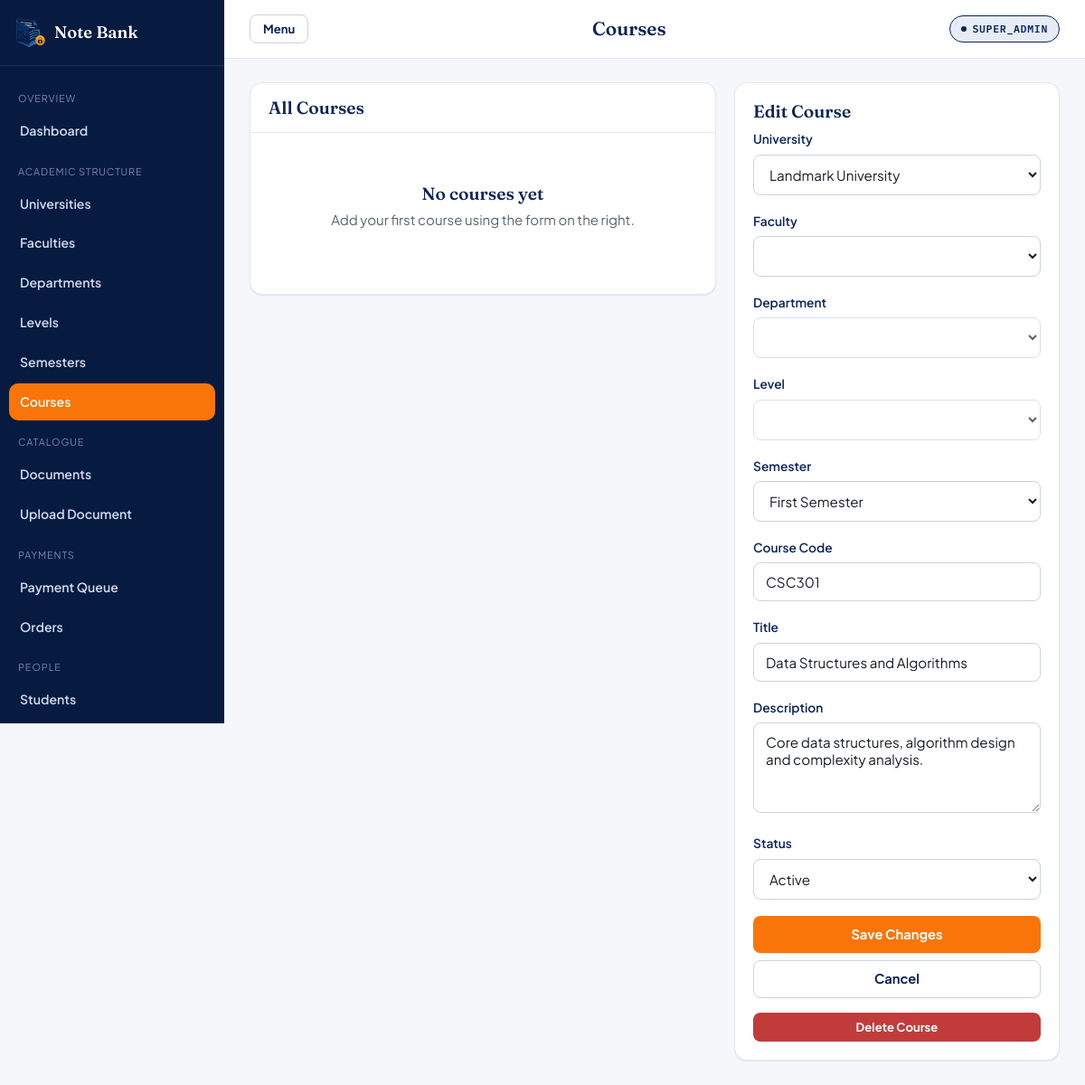
Screenshot of /admin/courses.php?edit=1 (signed in) with the database file from the repository.
### tables this page shows
CREATE TABLE IF NOT EXISTS courses (
    id              INT UNSIGNED AUTO_INCREMENT PRIMARY KEY,
    university_id   INT UNSIGNED    NOT NULL,
    department_id   INT UNSIGNED    NOT NULL,
    level_id        INT UNSIGNED    NOT NULL,
    semester_id     INT UNSIGNED    NOT NULL,
    code            VARCHAR(30)     NOT NULL,   
    title           VARCHAR(190)    NOT NULL,
    description     TEXT            NULL,
    status          ENUM('active','inactive') NOT NULL DEFAULT 'active',
    created_at      DATETIME        NOT NULL DEFAULT CURRENT_TIMESTAMP,
    updated_at      DATETIME        NOT NULL DEFAULT CURRENT_TIMESTAMP ON UPDATE CURRENT_TIMESTAMP,
    UNIQUE KEY uq_courses_scope_code (university_id, department_id, code),
    KEY idx_courses_department (department_id),
    KEY idx_courses_level (level_id),
    KEY idx_courses_semester (semester_id),
    CONSTRAINT fk_courses_university FOREIGN KEY (university_id) REFERENCES universities(id) ON DELETE RESTRICT ON UPDATE CASCADE,
    CONSTRAINT fk_courses_department FOREIGN KEY (department_id) REFERENCES departments(id) ON DELETE RESTRICT ON UPDATE CASCADE,
    CONSTRAINT fk_courses_level FOREIGN KEY (level_id) REFERENCES levels(id) ON DELETE RESTRICT ON UPDATE CASCADE,
    CONSTRAINT fk_courses_semester FOREIGN KEY (semester_id) REFERENCES semesters(id) ON DELETE RESTRICT ON UPDATE CASCADE
);

CREATE TABLE IF NOT EXISTS universities (
    id          INT UNSIGNED AUTO_INCREMENT PRIMARY KEY,
    name        VARCHAR(190)    NOT NULL,
    code        VARCHAR(20)     NOT NULL,
    country     VARCHAR(100)    NOT NULL DEFAULT 'Nigeria',
    status      ENUM('active','inactive') NOT NULL DEFAULT 'active',
    created_at  DATETIME        NOT NULL DEFAULT CURRENT_TIMESTAMP,
    UNIQUE KEY uq_universities_code (code)
);

CREATE TABLE IF NOT EXISTS semesters (
    id          INT UNSIGNED AUTO_INCREMENT PRIMARY KEY,
    name        VARCHAR(100)    NOT NULL,    
    code        VARCHAR(20)     NOT NULL,    
    status      ENUM('active','inactive') NOT NULL DEFAULT 'active',
    UNIQUE KEY uq_semesters_code (code)
);

### includes/functions.php (called while the page is built, shortened)
<?php
function e(?string $value): string
{
    return htmlspecialchars($value ?? '', ENT_QUOTES, 'UTF-8');
}

### admin/courses.php (the view, shortened to what this page needs)
<?php
require_once __DIR__ . '/../includes/functions.php';
$db = get_db();
$editing = null;
$editingChain = null;
if (isset($_GET['edit'])) {
    $stmt = $db->prepare('SELECT * FROM courses WHERE id = ?');
    $stmt->execute([(int) $_GET['edit']]);
    $editing = $stmt->fetch() ?: null;
    if ($editing) {
        $chainStmt = $db->prepare('SELECT f.id AS faculty_id FROM departments d JOIN faculties f ON f.id = d.faculty_id WHERE d.id = ?');
        $chainStmt->execute([$editing['department_id']]);
        $editingChain = $chainStmt->fetch();
    }
}
$universities = $db->query('SELECT id, name FROM universities ORDER BY name')->fetchAll();
$semesters = $db->query("SELECT * FROM semesters WHERE status = 'active' ORDER BY name")->fetchAll();
$courses = $db->query(
    "SELECT c.*, d.name AS department_name, lv.name AS level_name, sm.name AS semester_name,
            (SELECT COUNT(*) FROM documents doc WHERE doc.course_id = c.id) AS document_count
     FROM courses c
     JOIN departments d ON d.id = c.department_id
     JOIN levels lv ON lv.id = c.level_id
     JOIN semesters sm ON sm.id = c.semester_id
     ORDER BY c.created_at DESC"
)->fetchAll();
require __DIR__ . '/../includes/partials/admin_header.php';
?>
<div style="display:grid; grid-template-columns: 1fr 360px; gap:20px; align-items:start;">
  <div class="nb-card" style="padding:0;">
    <div style="padding:16px 20px; border-bottom:1px solid var(--nb-line);"><h3 style="margin:0;">All Courses</h3></div>
    <?php if (!$courses): ?>
      <div class="nb-empty"><h3>No courses yet</h3><p>Add your first course using the form on the right.</p></div>
    <?php endif; ?>
  </div>
  <div class="nb-card" style="padding:20px;">
    <h3><?= $editing ? 'Edit Course' : 'Add Course' ?></h3>
    <?php if (!$universities): ?>
      <p class="nb-hint">Build the academic structure (university → faculty → department → level) before adding courses.</p>
    <?php else: ?>
    <form method="post">
      <div class="nb-field">
        <label class="nb-label" for="nbUniversity">University</label>
        <select class="nb-select" id="nbUniversity">
          <?php foreach ($universities as $u): ?>
            <option value="<?= (int) $u['id'] ?>" <?= (int) ($editing['university_id'] ?? 0) === (int) $u['id'] ? 'selected' : '' ?>><?= e($u['name']) ?></option>
          <?php endforeach; ?>
        </select>
      </div>
      <div class="nb-field">
        <label class="nb-label" for="nbFaculty">Faculty</label>
        <select class="nb-select" id="nbFaculty" data-selected="<?= (int) ($editingChain['faculty_id'] ?? 0) ?>" disabled>
        </select>
      </div>
      <div class="nb-field">
        <label class="nb-label" for="nbDepartment">Department</label>
        <select class="nb-select" id="nbDepartment" name="department_id" data-selected="<?= (int) ($editing['department_id'] ?? 0) ?>" required disabled>
        </select>
      </div>
      <div class="nb-field">
        <label class="nb-label" for="nbLevel">Level</label>
        <select class="nb-select" id="nbLevel" name="level_id" data-selected="<?= (int) ($editing['level_id'] ?? 0) ?>" required disabled>
        </select>
      </div>
      <div class="nb-field">
        <label class="nb-label" for="semester_id">Semester</label>
        <select class="nb-select" id="semester_id" name="semester_id" required>
          <?php foreach ($semesters as $s): ?>
            <option value="<?= (int) $s['id'] ?>" <?= (int) ($editing['semester_id'] ?? 0) === (int) $s['id'] ? 'selected' : '' ?>><?= e($s['name']) ?></option>
          <?php endforeach; ?>
        </select>
      </div>
      <div class="nb-field">
        <label class="nb-label" for="code">Course Code</label>
        <input class="nb-input" id="code" name="code" required maxlength="30" placeholder="e.g. CSC301" value="<?= e($editing['code'] ?? '') ?>">
      </div>
      <div class="nb-field">
        <label class="nb-label" for="title">Title</label>
        <input class="nb-input" id="title" name="title" required value="<?= e($editing['title'] ?? '') ?>">
      </div>
      <div class="nb-field">
        <label class="nb-label" for="description">Description</label>
        <textarea class="nb-textarea" id="description" name="description"><?= e($editing['description'] ?? '') ?></textarea>
      </div>
      <div class="nb-field">
        <label class="nb-label" for="status">Status</label>
        <select class="nb-select" id="status" name="status">
          <option value="active" <?= ($editing['status'] ?? 'active') === 'active' ? 'selected' : '' ?>>Active</option>
        </select>
      </div>
      <button type="submit" class="nb-btn nb-btn--primary nb-btn--block"><?= $editing ? 'Save Changes' : 'Add Course' ?></button>
      <?php if ($editing): ?>
        <a href="courses.php" class="nb-btn nb-btn--ghost nb-btn--block" style="margin-top:8px;">Cancel</a>
      <?php endif; ?>
    </form>
    <?php endif; ?>
    <?php if ($editing): ?>
    <form method="post" data-confirm="Delete this course?" style="margin-top:16px;">
      <button type="submit" class="nb-btn nb-btn--danger nb-btn--block nb-btn--sm">Delete Course</button>
    </form>
    <?php endif; ?>
  </div>
</div>
<?php require __DIR__ . '/../includes/partials/admin_footer.php'; ?>

### assets/css/base.css (style rules this page uses)
:root { --nb-navy-900: #071B40; --nb-navy-800: #0B2559; --nb-navy-700: #14336F; --nb-navy-100: #E7ECF7; --nb-orange-600: #E4670A; --nb-orange-500: #F97509; --nb-orange-100: #FFE9D6; --nb-paper: #F5F7FB; --nb-surface: #FFFFFF; --nb-ink: #171B26; --nb-muted: #5B6472; --nb-faint: #8A93A3; --nb-line: #E3E7EF; --nb-line-strong: #CBD2E0; --nb-success: #1B8A5A; --nb-success-bg: #E4F5EC; --nb-warning: #B36B00; --nb-warning-bg: #FFF1DC; --nb-danger: #C23B3B; --nb-danger-bg: #FBE9E9; --nb-info: #2461C0; --nb-info-bg: #E8F0FD; --nb-font-display: 'Fraunces', 'Iowan Old Style', 'Georgia', serif; --nb-font-body: 'Plus Jakarta Sans', -apple-system, BlinkMacSystemFont, 'Segoe UI', sans-serif; --nb-font-mono: 'IBM Plex Mono', 'SFMono-Regular', Menlo, monospace; --nb-radius-sm: 8px; --nb-radius-md: 14px; --nb-radius-lg: 22px; --nb-shadow-sm: 0 1px 2px rgba(11, 37, 89, 0.06), 0 1px 1px rgba(11, 37, 89, 0.04); --nb-shadow-md: 0 8px 24px rgba(11, 37, 89, 0.10); --nb-shadow-lg: 0 20px 48px rgba(11, 37, 89, 0.16); --nb-ease: cubic-bezier(0.2, 0.8, 0.2, 1); }
*, *::before, *::after { box-sizing: border-box; }
html { -webkit-text-size-adjust: 100%; }
body { margin: 0; background: var(--nb-paper); color: var(--nb-ink); font-family: var(--nb-font-body); font-size: 15px; line-height: 1.55; -webkit-font-smoothing: antialiased; }
h1, h2, h3 { font-family: var(--nb-font-display); font-weight: 600; line-height: 1.15; margin: 0 0 0.5em; color: var(--nb-navy-800); }
h3 { font-size: 1.2rem; }
p { margin: 0 0 1em; }
a { color: var(--nb-navy-700); text-decoration: none; }
.nb-btn { display: inline-flex; align-items: center; justify-content: center; gap: 8px; font-family: var(--nb-font-body); font-weight: 700; font-size: 0.92rem; border-radius: var(--nb-radius-sm); padding: 11px 20px; border: 1px solid transparent; cursor: pointer; transition: transform 0.12s var(--nb-ease), box-shadow 0.12s var(--nb-ease), background-color 0.12s var(--nb-ease); line-height: 1.2; }
.nb-btn--primary { background: var(--nb-orange-500); color: #fff; box-shadow: var(--nb-shadow-sm); }
.nb-btn--ghost { background: transparent; color: var(--nb-navy-800); border-color: var(--nb-line-strong); }
.nb-btn--danger { background: var(--nb-danger); color: #fff; }
.nb-btn--sm { padding: 7px 14px; font-size: 0.82rem; }
.nb-btn--block { width: 100%; }
.nb-field { margin-bottom: 18px; }
.nb-label { display: block; font-weight: 600; font-size: 0.86rem; margin-bottom: 6px; color: var(--nb-navy-800); }
.nb-input, .nb-select, .nb-textarea { width: 100%; font-family: var(--nb-font-body); font-size: 0.95rem; padding: 11px 13px; border: 1.5px solid var(--nb-line-strong); border-radius: var(--nb-radius-sm); background: #fff; color: var(--nb-ink); transition: border-color 0.12s var(--nb-ease), box-shadow 0.12s var(--nb-ease); }
.nb-textarea { resize: vertical; min-height: 100px; }
.nb-card { background: var(--nb-surface); border: 1px solid var(--nb-line); border-radius: var(--nb-radius-md); box-shadow: var(--nb-shadow-sm); }
.nb-empty { text-align: center; padding: 56px 20px; color: var(--nb-muted); }
.nb-empty h3 { color: var(--nb-navy-800); margin-bottom: 6px; }

### rows the page displays
courses: university.name "Landmark University", semester_id "First Semester", code "CSC301", title "Data Structures and Algorithms", description "Core data structures, algorithm design and complexity analysis.", status "Active"

### other values shown
$__group "OVERVIEW"
$__label "Dashboard"
$__group "ACADEMIC STRUCTURE"
$__label "Universities"
$__label "Faculties"
$__label "Departments"
$__label "Levels"
$__label "Semesters"
$__label "Courses"
$__group "CATALOGUE"
$__label "Documents"
$__label "Upload Document"
$__group "PAYMENTS"
$__label "Payment Queue"
$__label "Orders"
